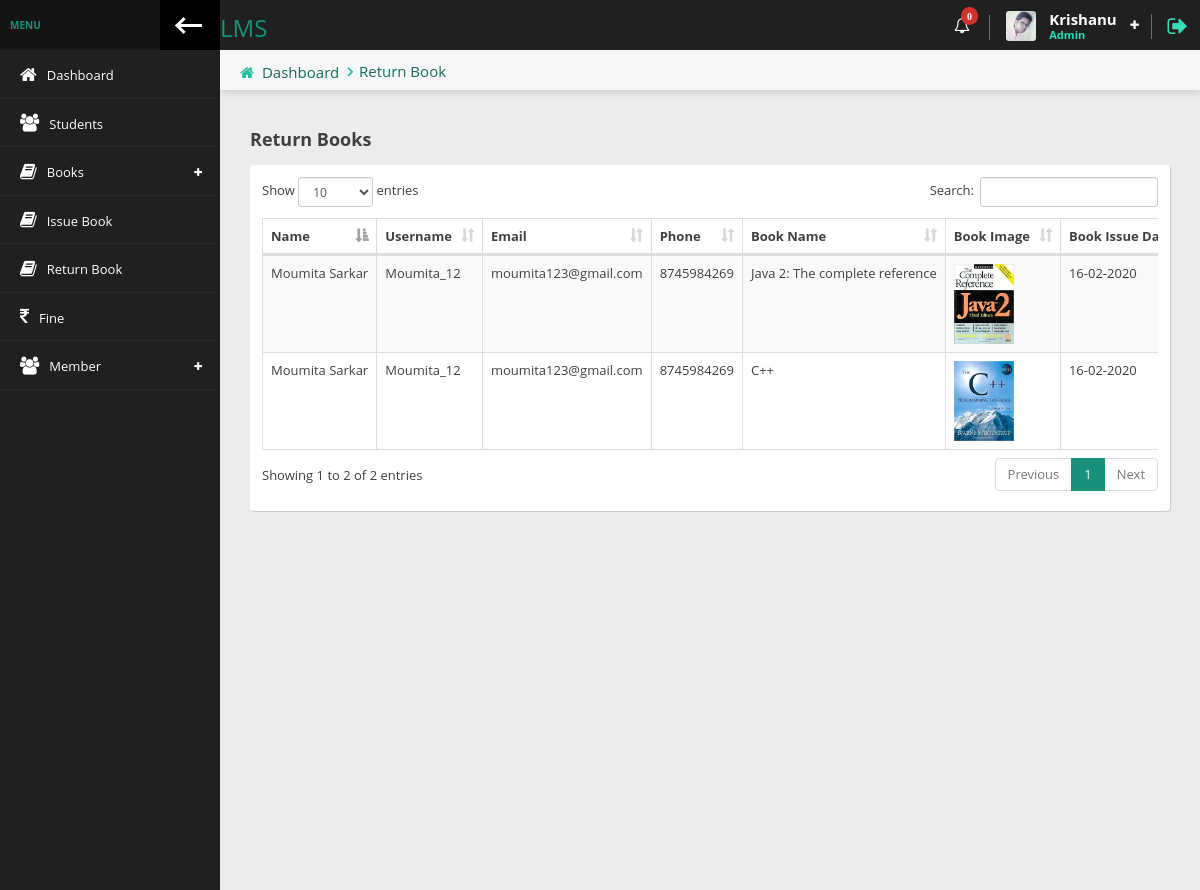
/librarian/return_book_member.php (signed in), run on the app's committed database.
### tables this page shows
CREATE TABLE IF NOT EXISTS `libraian` (
  `id` int(3) NOT NULL AUTO_INCREMENT,
  `firstname` varchar(50) NOT NULL,
  `lastname` varchar(30) NOT NULL,
  `email` varchar(100) NOT NULL,
  `username` varchar(20) NOT NULL,
  `password` varchar(100) NOT NULL,
  `datetime` timestamp NOT NULL DEFAULT CURRENT_TIMESTAMP,
  PRIMARY KEY (`id`),
  UNIQUE KEY `username` (`username`),
  UNIQUE KEY `email` (`email`)
);

CREATE TABLE IF NOT EXISTS `member_issue_book` (
  `id` int(5) NOT NULL AUTO_INCREMENT,
  `member_id` int(5) NOT NULL,
  `book_id` int(5) NOT NULL,
  `book_issue_date` varchar(20) NOT NULL,
  `book_return_date` varchar(20) NOT NULL DEFAULT '0',
  `datetime` timestamp NOT NULL DEFAULT CURRENT_TIMESTAMP,
  PRIMARY KEY (`id`)
);

CREATE TABLE IF NOT EXISTS `member` (
  `id` int(10) NOT NULL AUTO_INCREMENT,
  `firstname` varchar(30) NOT NULL,
  `lastname` varchar(30) NOT NULL,
  `email` varchar(50) NOT NULL,
  `username` varchar(30) NOT NULL,
  `password` varchar(20) NOT NULL,
  `profession` varchar(40) NOT NULL,
  `phone` bigint(15) NOT NULL,
  `date` timestamp NOT NULL DEFAULT CURRENT_TIMESTAMP,
  PRIMARY KEY (`id`),
  UNIQUE KEY `username` (`username`)
);

CREATE TABLE IF NOT EXISTS `books` (
  `ISBN` int(12) NOT NULL AUTO_INCREMENT,
  `book_name` varchar(70) NOT NULL,
  `book_edition` varchar(20) NOT NULL,
  `book_image` varchar(100) NOT NULL,
  `book_author_name` varchar(50) NOT NULL,
  `book_publisher` varchar(50) NOT NULL,
  `book_price` varchar(10) NOT NULL,
  `book_qty` int(5) NOT NULL,
  `available_qty` int(5) NOT NULL,
  `book_purchase_date` varchar(50) NOT NULL,
  `libraian_username` varchar(50) NOT NULL,
  PRIMARY KEY (`ISBN`)
);

### librarian/return_book_member.php (the view, shortened to what this page needs)
<?php
require_once 'header.php';
?>
<div class="content-header">
    <div class="leftside-content-header">
        <ul class="breadcrumbs">
            <li><i class="fa fa-home" aria-hidden="true"></i><a href="index.php">Dashboard</a></li>
            <li><a href="javascript:avoid(0)">Return Book</a></li>
        </ul>
    </div>
</div>
<div class="row animated fadeInUp">
    <div class="col-sm-12">
        <h4 class="section-subtitle"><b>Return Books</b></h4>
        <div class="panel">
            <div class="panel-content">
                <div class="table-responsive">
                    <table id="basic-table" class="table-bordered data-table table table-striped nowrap table-hover" cellspacing="0" width="100%">
                        <thead>
                        <tr>
                            <th>Name</th>
                            <th>Username</th>
                            <th>Email</th>
                            <th>Phone</th>
                            <th>Book Name</th>
                            <th>Book Image</th>
                            <th>Book Issue Date</th>
                        </tr>
                        </thead>
                        <tbody>
                        <?php
                        $result=mysqli_query($con,"SELECT `member_issue_book`.`id`, `member_issue_book`.`book_id`,`member_issue_book`.`book_issue_date`, `member`.`id`,`member`.`firstname`, `member`.`lastname`, `member`.`email`, `member`.`username`, `member`.`phone`, `books`.`book_name`, `books`.`book_image`
FROM `member_issue_book`
INNER JOIN `member` ON `member`.`id` = `member_issue_book`.`member_id`
INNER JOIN `books` ON `books`.`ISBN` = `member_issue_book`.`book_id`
WHERE `member_issue_book`.`book_return_date` = '0'");
                        while ($row=mysqli_fetch_assoc($result)){
                            ?>
                            <tr>
                                <td><?= ucwords($row['firstname'] .' '. $row['lastname']) ?></td>
                                <td><?= $row['username'] ?></td>
                                <td><?= $row['email'] ?></td>
                                <td><?= $row['phone'] ?></td>
                                <td><?= $row['book_name'] ?></td>
                                <td><img style="width: 60px" src="../images/books/<?= $row['book_image'] ?>" alt=""></td>
                                <td><?= $row['book_issue_date'] ?></td>
                                </tr>
                            <?php
                        }
                        ?>
                        </tbody>
                    </table>
                </div>
            </div>
        </div>
    </div>
</div>
<?php
require_once 'footer.php';
?>

### librarian/header.php (shortened to what this page needs)
<?php
$page=explode('/', $_SERVER['PHP_SELF']);
$page=end($page);
require_once '../db_connect.php';
$libraian_login=$_SESSION['libraian_login'];
$data=mysqli_query($con, "SELECT * FROM `libraian` WHERE `email` = '$libraian_login' OR `username` = '$libraian_login'");
$libraian_info=mysqli_fetch_assoc($data);
$res=mysqli_query($con, "SELECT * FROM `message` WHERE `dusername` = '$libraian_login' AND `msg_read` = 'unread'");
$tot=mysqli_num_rows($res);
?>
<!doctype html>
<html lang="en" class="fixed left-sidebar-top">
<head>
    <link href="../style/vendor/pace/pace-theme-minimal.css" rel="stylesheet" />
    <link rel="stylesheet" href="../style/vendor/bootstrap/css/bootstrap.css">
    <link rel="stylesheet" href="../style/vendor/font-awesome/css/font-awesome.css">
    <link rel="stylesheet" href="../style/vendor/animate.css/animate.css">
    <link rel="stylesheet" href="../style/vendor/toastr/toastr.min.css">
    <link rel="stylesheet" href="../style/vendor/magnific-popup/magnific-popup.css">
    <link rel="stylesheet" href="../style/vendor/data-table/media/css/dataTables.bootstrap.min.css">
    <link rel="stylesheet" href="../style/stylesheets/css/style.css">
</head>
<body>
<div class="wrap">
    <div class="page-header">
        <div class="leftside-header">
            <div class="logo">
                <a href="index.php" class="on-click">
                    <h3>LMS</h3>
                </a>
            </div>
        </div>
        <div class="rightside-header">
            <div class="header-section hidden-xs" id="notice-headerbox">
                <div class="notice" id="alerts-notice">
                    <i class="fa fa-bell-o" aria-hidden="true"><span class="badge badge-xs badge-top-right x-danger"><?=  $tot ?></span></i>
                </div>
            </div>
            <div class="header-section" id="user-headerbox">
                <div class="user-header-wrap">
                    <div class="user-photo">
                        <img alt="profile photo" src="../style/images/avatar/krishanu.png" />
                    </div>
                    <div class="user-info">
                        <span class="user-name"><?= ucwords($libraian_info['firstname']) ?></span>
                        <span class="user-profile">Admin</span>
                    </div>
                    <i class="fa fa-plus icon-open" aria-hidden="true"></i>
                </div>
            </div>
            <div class="header-section">
                <a href="log-out.php" data-toggle="tooltip" data-placement="left" title="Logout"><i class="fa fa-sign-out log-out" aria-hidden="true"></i></a>
            </div>
        </div>
    </div>
    <div class="page-body">
        <div class="left-sidebar">
            <div class="left-sidebar-header">
                <div class="left-sidebar-title">MENU</div>
                <div class="left-sidebar-toggle c-hamburger c-hamburger--htla hidden-xs" data-toggle-class="left-sidebar-collapsed" data-target="html">
                    <span></span>
                </div>
            </div>
            <div id="left-nav" class="nano">
                <div class="nano-content">
                    <nav>
                        <ul class="nav nav-left-lines" id="main-nav">
                            <li class="<?= $page == 'index.php' ? 'active-item':''?>"><a href="index.php"><i class="fa fa-home" aria-hidden="true"></i><span>Dashboard</span></a></li>
                            <li class="<?= $page == 'students.php' ? 'active-item':''?>"><a href="students.php"><i class="fa fa-users" aria-hidden="true"></i><span>Students</span></a></li>
                            <li class="has-child-item close-item <?= $page == 'add_book.php' ? 'open-item':'' ?><?= $page == 'manage_book.php' ? 'open-item':'' ?>">
                                <a><i class="fa fa-book" aria-hidden="true"></i><span>Books</span></a>
                            </li>
                            <li class="<?= $page == 'issue_book.php' ? 'active-item':''?>"><a href="issue_book.php"><i class="fa fa-book" aria-hidden="true"></i><span>Issue Book</span></a></li>
                            <li class="<?= $page == 'return_book.php' ? 'active-item':''?>"><a href="return_book.php"><i class="fa fa-book" aria-hidden="true"></i><span>Return Book</span></a></li>
                            <li class="<?= $page == 'fine.php' ? 'active-item':''?>"><a href="fine.php"><i class="fa fa-rupee" aria-hidden="true"></i><span>Fine</span></a></li>
                            <li class="has-child-item close-item <?= $page == 'add_member.php' ? 'open-item':'' ?><?= $page == 'manage_member.php' ? 'open-item':'' ?>">
                                <a><i class="fa fa-users" aria-hidden="true"></i><span>Member</span></a>
                            </li>
                        </ul>
                    </nav>
                </div>
            </div>
        </div>
        <div class="content">

### data on the page
libraian: firstname "Krishanu"
member_issue_book: member.lastname "Moumita Sarkar", member.username "Moumita_12", member.email "moumita123@gmail.com", member.phone "8745984269", book.book_name "Java 2: The complete reference", book.book_image (picture), book_issue_date "16-02-2020"
member_issue_book: member.lastname "Moumita Sarkar", member.username "Moumita_12", member.email "moumita123@gmail.com", member.phone "8745984269", book.book_name "C++", book.book_image (picture), book_issue_date "16-02-2020"

### other printed values
$tot "0"
